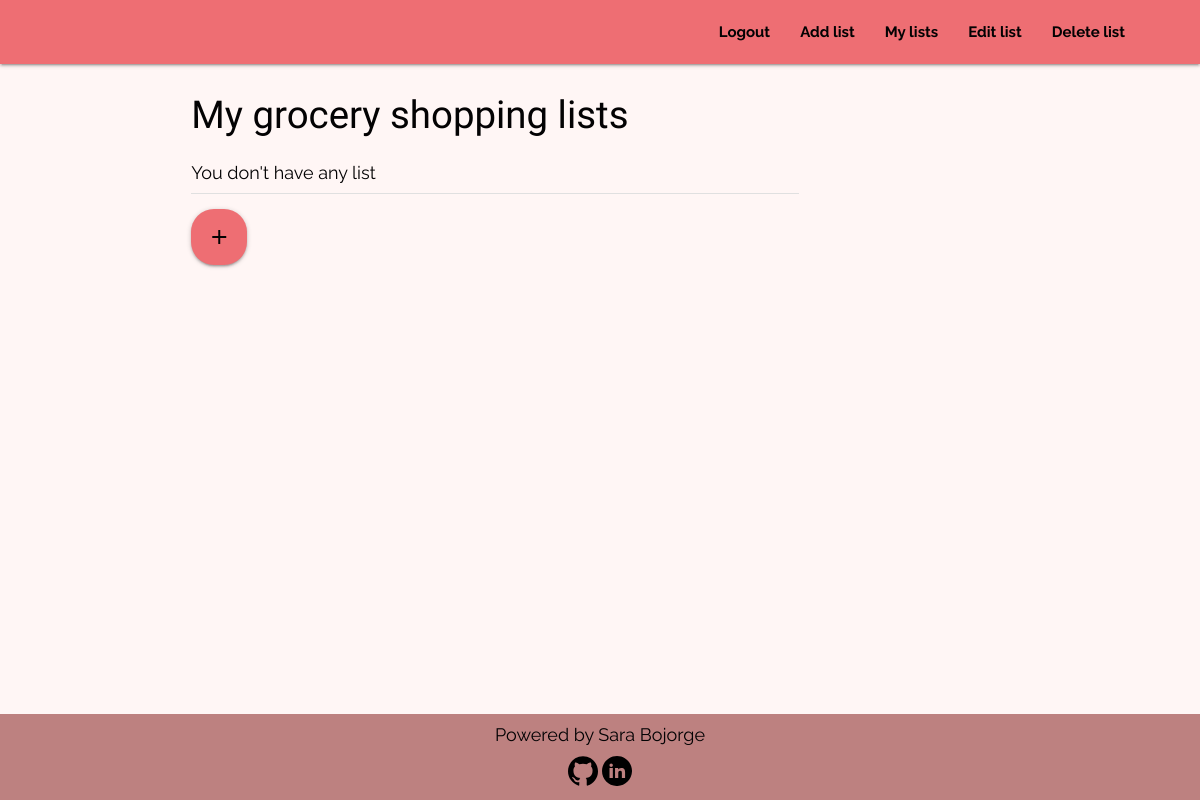
Before: /grocery_list/index/ (signed in) with the older database file.
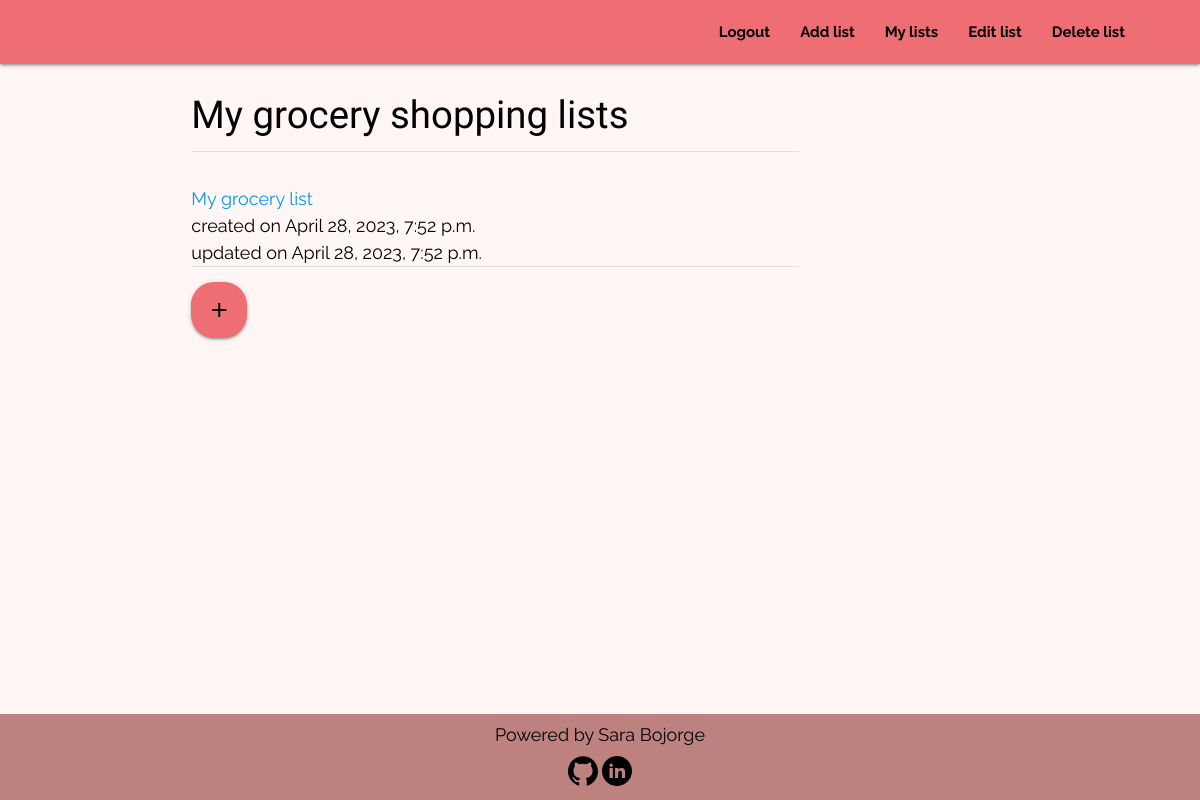
After: the same page with the newer database file.
### grocery_list/models.py (models this page shows, shortened)
class Grocery(models.Model):
    name = models.CharField(max_length=500, default='My grocery list')
    user = models.ForeignKey(User, on_delete=models.CASCADE,
                             related_name='grocery_owner')
    created_on = models.DateTimeField(auto_now_add=True)
    updated_on = models.DateTimeField(auto_now=True)
    item = RichTextField(max_length=10000, null=False, blank=False)
    class Meta:
        ordering = ['-created_on']

### grocery_list/views.py (the view)
# urls.py: path('index/', Index.as_view(), name='index'),
class Index(LoginRequiredMixin, ListView):
    model = Grocery
    template_name = 'grocery_list/index.html'
    context_object_name = 'grocerys'
    def get_queryset(self, **kwargs):
        grocerys = self.model.objects.filter(user=self.request.user)
        return grocerys

### grocery_list/templates/grocery_list/index.html (shortened to what this page needs)
{% extends 'base.html' %}
{% block content %}
<div class="container row">
    <div class="col s12 m8 l9">
        <h1>My grocery shopping lists</h1>
            {% for grocery in grocerys %}
            <div class="divider"></div>
            <div class="section">
                <ul>
                    <a href="{% url 'display_item' grocery.id %}" aria-label="Click to display the items within this list">
                        <li>{{ grocery.name }}</li>
                    </a>
                    <li>created on {{ grocery.created_on }}</li>
                    <li>updated on {{ grocery.updated_on }}</li>
                    {% empty %}
                    <p>You don't have any list</p>
                {% endfor %}
                <div class="divider"></div>
                <div class="section">
                <a href="{% url 'add_list' %}" class="btn-floating btn-large waves-effect"><i
                    class="material-icons">add</i></a>
            </div>
        </div>
    </div>
    {% endblock  %}

Changed rows visible on the page:
added Grocery: name "My grocery list", created_on "April 28, 2023, 7:52 p.m.", updated_on "April 28, 2023, 7:52 p.m."
Other visible differences:
text no longer shown: "You don't have any list"
